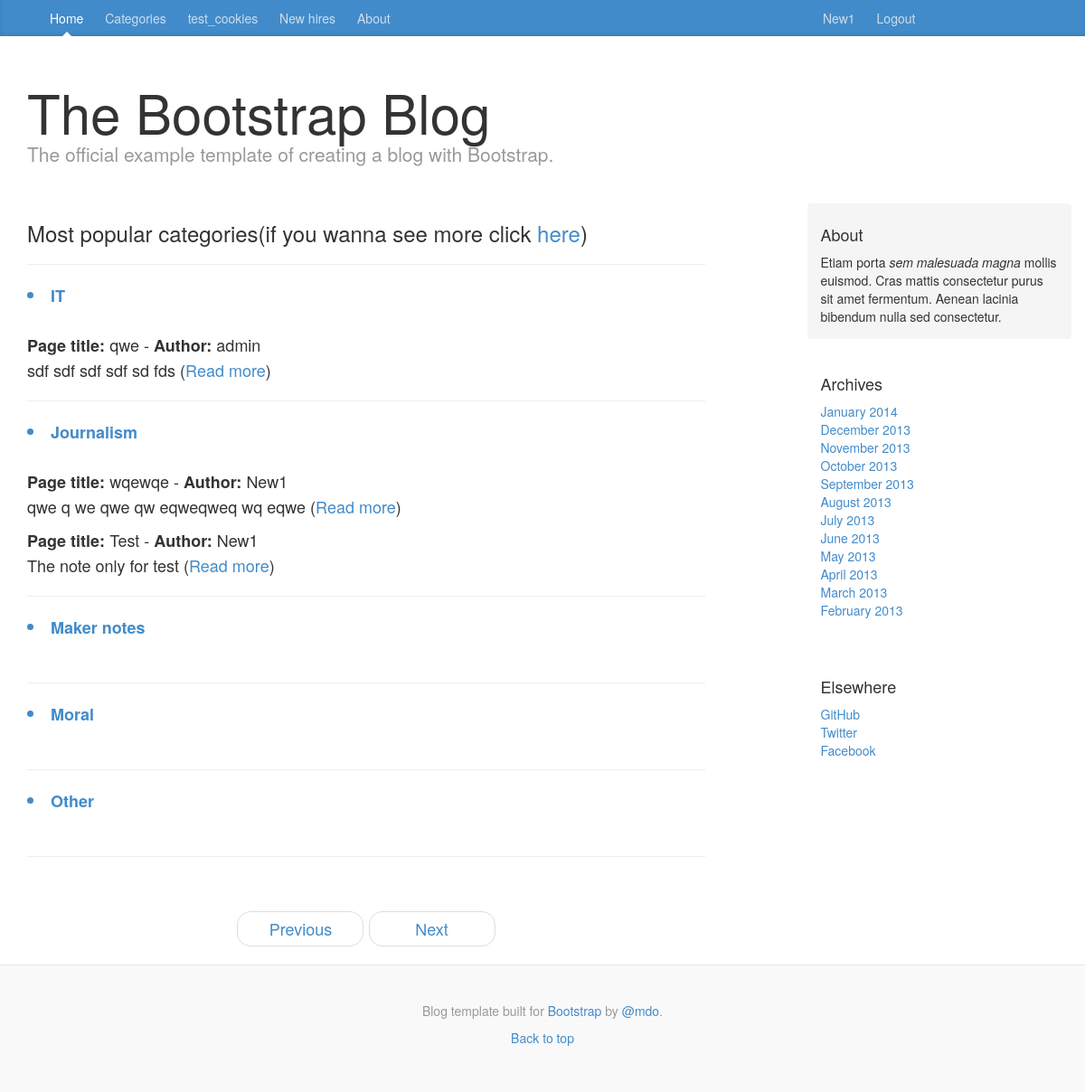
The page / (signed in) on the database its author committed.
### blog/models.py (models this page shows, shortened)
class Category(models.Model):
    name = models.CharField(max_length=256,unique=True)
    slug = models.SlugField(unique=True)
    note_number = models.IntegerField(default=0)
    class Meta:
        verbose_name_plural = 'categories'

class Page(models.Model):
    category = models.ForeignKey(Category)
    id = models.IntegerField(primary_key=True)
    title = models.CharField(max_length=128)
    author = models.CharField(max_length=128)
    date_print = models.DateTimeField(auto_now_add=True)
    content = models.CharField(max_length=5000,)
    views = models.IntegerField(default=0)
    likes = models.IntegerField(default=0)
    favorite = models.BooleanField(default=False)

### blog/views.py (the view)
# urls.py: url(r'^$', views.index,name='blog'),
def index(request):
    category_list = Category.objects.order_by('name')[:5]
    page_list = Page.objects.order_by('-title')[:5]
    context_dict = {'categories': category_list, 'pages': page_list}
    return render(request, 'blog/index.html', context_dict)

### template/blog/index.html (shortened to what this page needs)
{% extends 'blog/base.html' %}
{% block body_block %}
    <div class="blog-post">
        <h3>Most popular categories(if you wanna see more click  <a href="{% url 'categories_list' %}">here</a>)</h3>
    <hr>
        {% if categories %}
            {% for category  in categories %}
                <a href="{% url 'show_category' category.slug  %}"><li><strong>{{ category.name }}</strong></li></a><br>
                {% if pages %}
                        {% for page in pages %}
                            {% if page.category == category %}
                                    <strong>Page title:</strong> {{ page.title }} -
                                        <strong>Author:</strong> {{ page.author }}<br>
                                            <p id="wrap_text" >{{  page.content }}
                                                (<a href="{% url 'show_page' page.id %}">Read more</a>)</p>
                            {% endif %}
                        {% endfor %} <hr>
                {% endif %}
            {% endfor %}
        {% else %}
            Something wrong
        {% endif %}
    </div>
  <ul class="pager">
    <li><a href="#">Previous</a></li>
    <li><a href="#">Next</a></li>
  </ul>
{% endblock %}

### template/blog/base.html (shortened to what this page needs)
<!DOCTYPE html>
{% load staticfiles %}
<html lang="en"><head><meta http-equiv="Content-Type" content="text/html; charset=UTF-8">
<link href="{% static 'css/blog.css'%}" rel="stylesheet">
<link href="{% static 'css/bootstrap.min.css' %}" rel="stylesheet">
<link href="{% static 'css/font-awesome.css'%}" rel="stylesheet">
<style id="holderjs-style" type="text/css"></style></head>
<body>
<div class="blog-masthead">
  <div class="container">
    <nav class="blog-nav col-sm-9">
      <a class="blog-nav-item active" href="{% url 'blog' %}">Home</a>
        {% if user.is_authenticated %}
            <a class="blog-nav-item" href="{% url 'categories_list' %}">Categories</a>
        {% else %}
            <a class="blog-nav-item" href="#">Think</a>
        {% endif %}
      <a class="blog-nav-item" href="{% url 'test_cookies' %}">test_cookies</a>
      <a class="blog-nav-item" href="#">New hires</a>
      <a class="blog-nav-item" href="#">About</a>
    </nav>
    <nav class="blog-nav col-sm-3">
        {% if user.is_authenticated %}
            <a class="blog-nav-item" href="{% url 'profile' user.username %}">{{ user.username }}</a>
            <a class="blog-nav-item" href="{% url 'auth_logout' %}?next=/blog/">Logout</a>
        {% else %}
            <a class="blog-nav-item" href="{% url 'registration_register' %}">Register Here</a>
            <a class="blog-nav-item" href="{% url 'auth_login' %}">Login</a>
        {% endif %}
    </nav>
  </div>
</div>
<div class="container">
  <div class="blog-header">
    <h1 class="blog-title">The Bootstrap Blog</h1>
    <p class="lead blog-description">The official example template of creating a blog with Bootstrap.</p>
  </div>
  <div class="row">
    <div class="col-sm-8 blog-main">
        {% block body_block %}
        {% endblock %}
    </div>
    <div class="col-sm-3 col-sm-offset-1 blog-sidebar">
      <div class="sidebar-module sidebar-module-inset">
        <h4>About</h4>
        <p>Etiam porta <em>sem malesuada magna</em> mollis euismod. Cras mattis consectetur purus sit amet fermentum. Aenean lacinia bibendum nulla sed consectetur.</p>
      </div>
      <div class="sidebar-module">
        <h4>Archives</h4>
        <ol class="list-unstyled">
          <li><a href="#">January 2014</a></li>
          <li><a href="#">December 2013</a></li>
          <li><a href="#">November 2013</a></li>
          <li><a href="#">October 2013</a></li>
          <li><a href="#">September 2013</a></li>
          <li><a href="#">August 2013</a></li>
          <li><a href="#">July 2013</a></li>
          <li><a href="#">June 2013</a></li>
          <li><a href="#">May 2013</a></li>
          <li><a href="#">April 2013</a></li>
          <li><a href="#">March 2013</a></li>
          <li><a href="#">February 2013</a></li>
        </ol>
      </div>
      <div class="sidebar-module">
        <h4>Elsewhere</h4>
        <ol class="list-unstyled">
          <li><a href="#">GitHub</a></li>
          <li><a href="#">Twitter</a></li>
          <li><a href="#">Facebook</a></li>
        </ol>
      </div>
    </div>
  </div>
</div>
<div class="blog-footer">
  <p>Blog template built for <a href="#">Bootstrap</a> by <a href="#">@mdo</a>.</p>
  <p>
    <a href="#">Back to top</a>
  </p>
</div>
</body>
</html>

### static/css/blog.css (style rules this page uses)
body { font-family: Georgia, "Times New Roman", Times, serif; color: #555; }
h1, .h1, h2, .h2, h3, .h3, h4, .h4, h5, .h5, h6, .h6 { margin-top: 0; font-family: "Helvetica Neue", Helvetica, Arial, sans-serif; font-weight: normal; color: #333; }
@media (min-width: 1200px) { .container { width: 970px; } }
.blog-masthead { background-color: #428bca; box-shadow: inset 0 -2px 5px rgba(0,0,0,.1); }
.blog-nav-item { position: relative; display: inline-block; padding: 10px; font-weight: 500; color: #cdddeb; }
.blog-nav .active { color: #fff; }
.blog-nav .active:after { position: absolute; bottom: 0; left: 50%; width: 0; height: 0; margin-left: -5px; vertical-align: middle; content: " "; border-right: 5px solid transparent; border-bottom: 5px solid; border-left: 5px solid transparent; }
.blog-header { padding-top: 20px; padding-bottom: 20px; }
.blog-title { margin-top: 30px; margin-bottom: 0; font-size: 60px; font-weight: normal; }
.blog-description { font-size: 20px; color: #999; }
.blog-main { font-size: 18px; line-height: 1.5; }
.sidebar-module { padding: 15px; margin: 0 -15px 15px; }
.sidebar-module-inset { padding: 15px; background-color: #f5f5f5; border-radius: 4px; }
.sidebar-module-inset p:last-child, .sidebar-module-inset ul:last-child, .sidebar-module-inset ol:last-child { margin-bottom: 0; }
#wrap_text { width: 600px; word-break: break-all; white-space: normal; }
.pager { margin-bottom: 60px; text-align: left; }
.pager > li > a { width: 140px; padding: 10px 20px; text-align: center; border-radius: 30px; }
.blog-post { margin-bottom: 60px; }
.blog-footer { padding: 40px 0; color: #999; text-align: center; background-color: #f9f9f9; border-top: 1px solid #e5e5e5; }

### rows shown on the page
Category: name "IT"
Page: title "qwe", author "admin", content "sdf sdf sdf sdf sd fds"
Category: name "Journalism"
Page: title "wqewqe", author "New1", content "qwe q we qwe qw eqweqweq wq eqwe"
Page: title "Test", author "New1", content "The note only for test"
Category: name "Maker notes"
Category: name "Moral"
Category: name "Other"

### other values the page prints
{{ user.username }} "New1"
